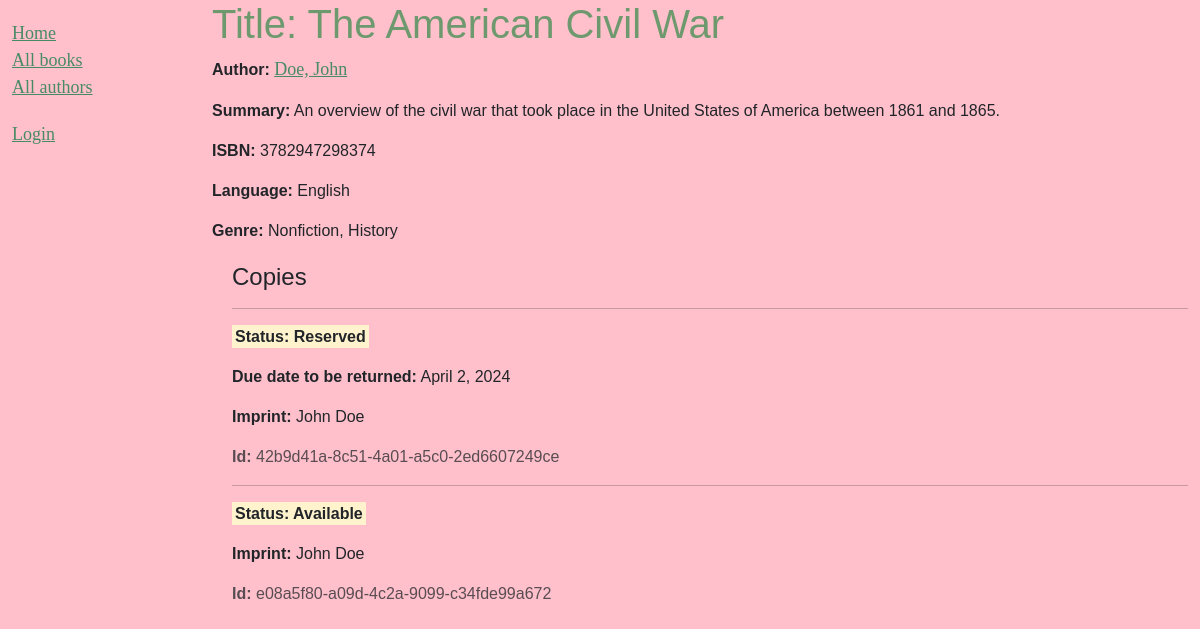
/catalog/book/1, run on the app's committed database.
### catalog/models.py (models this page shows, shortened)
class Book(models.Model):
    title = models.CharField(max_length=200)
    author = models.ForeignKey('Author', on_delete=models.RESTRICT, null=True)
    summary = models.TextField(
        max_length=1000, help_text="Enter a brief description of the book")
    isbn = models.CharField('ISBN', max_length=13,
                            unique=True,
                            help_text='13 Character <a href="https://www.isbn-international.org/content/what-isbn'
                                      '">ISBN number</a>')
    genre = models.ManyToManyField(
        Genre, help_text="Select a genre for this book")
    language = models.ForeignKey(
        'Language', on_delete=models.SET_NULL, null=True
    )
    def display_genre(self):
        """Creates a string for the Genre. This is required to display genre in Admin."""
        return ', '.join([genre.name for genre in self.genre.all()[:3]])
    display_genre.short_description = 'Genre'

class Author(models.Model):
    first_name = models.CharField(max_length=100)
    last_name = models.CharField(max_length=100)
    date_of_birth = models.DateField(null=True, blank=True)
    date_of_death = models.DateField('Died', null=True, blank=True)
    class Meta:
        ordering = ['last_name', 'first_name']
    def get_absolute_url(self):
        return reverse('author-detail', args=[str(self.id)])
    def __str__(self):
        return f'{self.last_name}, {self.first_name}'

class Language(models.Model):
    name = models.CharField(max_length = 50,
                            unique = True,
                            help_text="Enter a language")
    def __str__(self):
        return self.name

class Genre(models.Model):
    name = models.CharField(
        max_length=200,
        unique=True,
        help_text="Enter a book genre (e.g. Science Fiction, French Poetry etc.)"
    )
    def __str__(self):
        return self.name
    class Meta:
        constraints = [
            UniqueConstraint(
                Lower('name'),
                name='genre_name_case_insensitive_unique',
                violation_error_message = "Genre already exists (case insensitive match)"
            ),
        ]

class BookInstance(models.Model):
    id = models.UUIDField(primary_key=True, default=uuid.uuid4,
                          help_text="Unique ID for this particular book across whole library")
    book = models.ForeignKey('Book', on_delete=models.RESTRICT, null=True)
    imprint = models.CharField(max_length=200)
    due_back = models.DateField(null=True, blank=True)
    LOAN_STATUS = (
        ('m', 'Maintenance'),
        ('o', 'On loan'),
        ('a', 'Available'),
        ('r', 'Reserved'),
    )
    status = models.CharField(
        max_length=1,
        choices=LOAN_STATUS,
        blank=True,
        default='m',
        help_text='Book availability',
    )
    borrower = models.ForeignKey(settings.AUTH_USER_MODEL,
    on_delete=models.SET_NULL, null=True, blank=True)
    class Meta:
        ordering = ['due_back']
        permissions = (("can_mark_returned", "Set book as returned"),)

### catalog/views.py (the view)
# urls.py: path('book/<int:pk>', views.BookDetailView.as_view(), name='book-detail'),
class BookDetailView(generic.DetailView):
    model = Book

### catalog/templates/catalog/book_detail.html
{% extends "base_generic.html" %}
{% block content %}
  <h1>Title: {{ book.title }}</h1>
  <p><strong>Author:</strong> <a href="{{ book.author.get_absolute_url }}">{{ book.author }}</a></p>
  <p><strong>Summary:</strong> {{ book.summary }}</p>
  <p><strong>ISBN:</strong> {{ book.isbn }}</p>
  <p><strong>Language:</strong> {{ book.language }}</p>
  <p><strong>Genre:</strong> {{ book.genre.all|join:", " }}</p>
  <div style="margin-left:20px;margin-top:20px">
    <h4>Copies</h4>
    {% for copy in book.bookinstance_set.all %}
      <hr />
        <p
          class="{% if copy.status == 'a' %}text-success{% elif copy.status == 'm' %}text-danger{% else %}text-warning{% endif %}">
          <mark>Status: {{ copy.get_status_display }}</mark>
        </p>
      {% if copy.status != 'a' %}
        <p><strong>Due date to be returned:</strong> {{ copy.due_back }}</p>
      {% endif %}
      <p><strong>Imprint:</strong> {{ copy.imprint }}</p>
      <p class="text-muted"><strong>Id:</strong> {{ copy.id }}</p>
    {% endfor %}
  </div>
{% endblock %}

### catalog/static/css/styles.css (style rules this page uses)
body { background-color: pink; font-family: 'Gill Sans', 'Gill Sans MT', Calibri, 'Trebuchet MS', sans-serif; }
a { color: rgb(73, 138, 102); font-size: large; font-weight: 500; font-family: 'Times New Roman', Times, serif; }
h1 { color: rgb(110, 153, 110); }
mark { font-weight: bold; }

### data on the page
Book: title "The American Civil War", author "Doe, John", summary "An overview of the civil war that took place in the United States of America between 1861 and 1865.", isbn "3782947298374", language "English", genre.all "Nonfiction, History"
BookInstance: status "Reserved", due_back "April 2, 2024", imprint "John Doe", id "42b9d41a-8c51-4a01-a5c0-2ed6607249ce"
BookInstance: status "Available", imprint "John Doe", id "e08a5f80-a09d-4c2a-9099-c34fde99a672"
